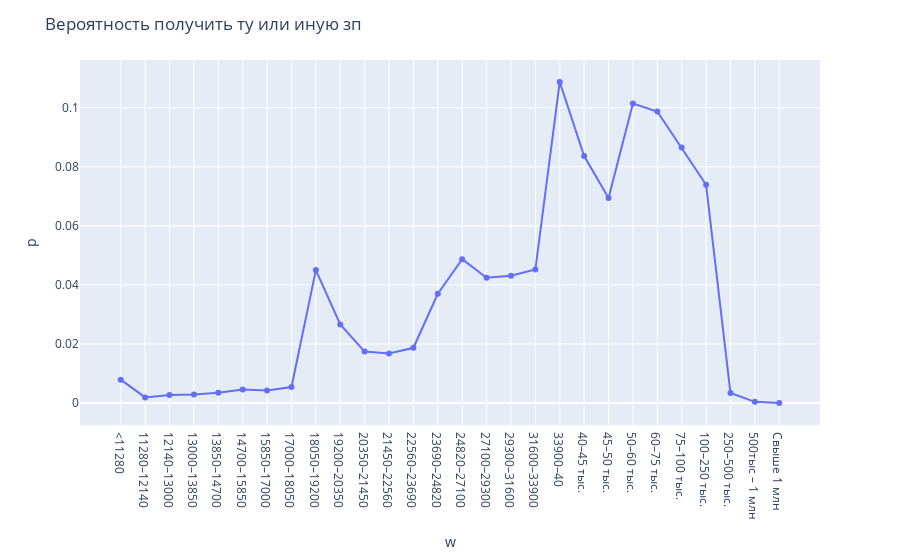

Notebook code for this chart:
### Code cell
fig = px.line(data, x = 'w', y = 'p', markers=True)
fig.update_layout(title='Вероятность получить ту или иную зп')
fig.show()

### Figure 1 — Plotly figure (JSON) as saved in the notebook; plotly's stock layout.template omitted (floating-point values rounded to 4 significant figures)
{"data": [{"hovertemplate": "w=%{x}<br>p=%{y}<extra></extra>", "legendgroup": "", "line": {"color": "#636efa", "dash": "solid"}, "marker": {"symbol": "circle"}, "mode": "markers+lines", "name": "", "orientation": "v", "showlegend": false, "type": "scatter", "x": ["<11280", "11280–12140", "12140–13000", "13000–13850", "13850–14700", "14700–15850", "15850–17000", "17000–18050", "18050–19200", "19200–20350", "20350–21450", "21450–22560", "22560–23690", "23690–24820", "24820–27100", "27100–29300", "29300–31600", "31600–33900", "33900–40", "40–45 тыс.", "45–50 тыс.", "50–60 тыс.", "60–75 тыс.", "75–100 тыс.", "100–250 тыс.", "250–500 тыс.", "500тыс – 1 млн ", "Свыше 1 млн"], "xaxis": "x", "y": [0.0079, 0.0019, 0.0027, 0.0029, 0.0035, 0.0046, 0.0042, 0.0054, 0.045, 0.0266, 0.0174, 0.0168, 0.0187, 0.037, 0.0487, 0.0424, 0.0431, 0.0452, 0.1087, 0.0836, 0.0694, 0.1014, 0.0987, 0.0865, 0.0739, 0.0034, 0.0004, 0], "yaxis": "y"}], "layout": {"legend": {"tracegroupgap": 0}, "margin": {"t": 60}, "title": {"text": "Вероятность получить ту или иную зп"}, "xaxis": {"anchor": "y", "domain": [0, 1], "title": {"text": "w"}}, "yaxis": {"anchor": "x", "domain": [0, 1], "title": {"text": "p"}}}}
